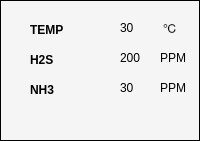
  <widget class="QFrame" name="env_data_frame">
   <property name="geometry">
    <rect>
     <x>270</x>
     <y>50</y>
     <width>200</width>
     <height>141</height>
    </rect>
   </property>
   <property name="sizePolicy">
    <sizepolicy hsizetype="Fixed" vsizetype="Preferred">
     <horstretch>0</horstretch>
     <verstretch>0</verstretch>
    </sizepolicy>
   </property>
   <property name="minimumSize">
    <size>
     <width>200</width>
     <height>80</height>
    </size>
   </property>
   <property name="styleSheet">
    <string notr="true">background-color: rgb(245, 245, 245);</string>
   </property>
   <property name="frameShape">
    <enum>QFrame::Box</enum>
   </property>
   <property name="frameShadow">
    <enum>QFrame::Plain</enum>
   </property>
   <widget class="QLabel" name="label_22">
    <property name="geometry">
     <rect>
      <x>30</x>
      <y>20</y>
      <width>70</width>
      <height>20</height>
     </rect>
    </property>
    <property name="font">
     <font>
      <weight>75</weight>
      <bold>true</bold>
     </font>
    </property>
    <property name="text">
     <string>TEMP</string>
    </property>
   </widget>
   <widget class="QLabel" name="label_27">
    <property name="geometry">
     <rect>
      <x>30</x>
      <y>50</y>
      <width>70</width>
      <height>20</height>
     </rect>
    </property>
    <property name="font">
     <font>
      <weight>75</weight>
      <bold>true</bold>
     </font>
    </property>
    <property name="text">
     <string>H2S</string>
    </property>
   </widget>
   <widget class="QLabel" name="h2sLabel">
    <property name="geometry">
     <rect>
      <x>120</x>
      <y>52</y>
      <width>54</width>
      <height>12</height>
     </rect>
    </property>
    <property name="text">
     <string>200</string>
    </property>
   </widget>
   <widget class="QLabel" name="tempLabel">
    <property name="geometry">
     <rect>
      <x>120</x>
      <y>20</y>
      <width>16</width>
      <height>16</height>
     </rect>
    </property>
    <property name="text">
     <string>30</string>
    </property>
   </widget>
   <widget class="QLabel" name="label_31">
    <property name="geometry">
     <rect>
      <x>163</x>
      <y>20</y>
      <width>16</width>
      <height>16</height>
     </rect>
    </property>
    <property name="text">
     <string>℃</string>
    </property>
   </widget>
   <widget class="QLabel" name="nh3Label">
    <property name="geometry">
     <rect>
      <x>120</x>
      <y>80</y>
      <width>16</width>
      <height>16</height>
     </rect>
    </property>
    <property name="text">
     <string>30</string>
    </property>
   </widget>
   <widget class="QLabel" name="label_32">
    <property name="geometry">
     <rect>
      <x>30</x>
      <y>80</y>
      <width>70</width>
      <height>20</height>
     </rect>
    </property>
    <property name="font">
     <font>
      <weight>75</weight>
      <bold>true</bold>
     </font>
    </property>
    <property name="text">
     <string>NH3</string>
    </property>
   </widget>
   <widget class="QLabel" name="label_39">
    <property name="geometry">
     <rect>
      <x>160</x>
      <y>50</y>
      <width>35</width>
      <height>16</height>
     </rect>
    </property>
    <property name="text">
     <string>PPM</string>
    </property>
   </widget>
   <widget class="QLabel" name="label_41">
    <property name="geometry">
     <rect>
      <x>160</x>
      <y>80</y>
      <width>35</width>
      <height>16</height>
     </rect>
    </property>
    <property name="text">
     <string>PPM</string>
    </property>
   </widget>
  </widget>
